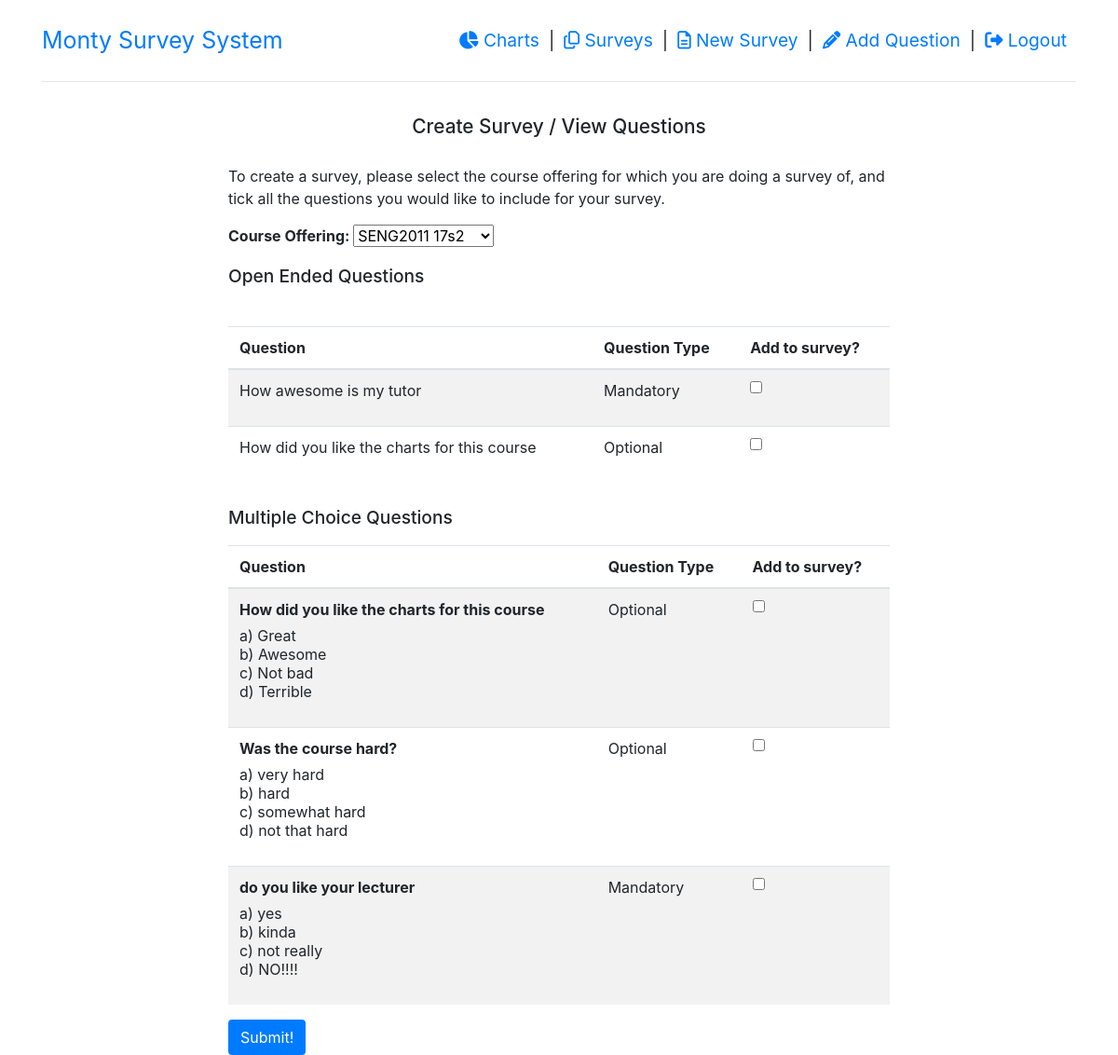
Screenshot of /view_questions (signed in) with the database file from the repository.
### question.py (models this page shows, shortened)
class Question(db.Model):
	__tablename__ = "question"
	__table_args__ = { 'extend_existing': True }
	question_id = db.Column(db.Integer, primary_key=True)
	question = db.Column(db.String(100), nullable=False)
	question_type = db.Column(db.String(20), nullable=False)
	response_type = db.Column(db.String(20), nullable=False)
	answers = db.relationship("Answer", lazy=True,
		backref=db.backref("question", lazy=True))
	discriminator = db.Column(db.String(50))
	__mapper_args__ = {
		"polymorphic_identity":"questions",
		"polymorphic_on":discriminator
	}
	def get_question_id(self):
		return self.question_id
	def get_question(self):
		return self.question
	def get_question_type(self):
		return self.question_type

class MultipleChoiceQuestion(Question):
	__tablename__ = "mc_question"
	mc_question_id = db.Column(db.Integer,
		db.ForeignKey("question.question_id"), primary_key=True)
	__mapper_args__ = { "polymorphic_identity":"mc_questions" }
	answer_1 = db.Column(db.String(100))
	answer_2 = db.Column(db.String(100))
	answer_3 = db.Column(db.String(100))
	answer_4 = db.Column(db.String(100))
	def get_answer_1(self):
		return self.answer_1
	def get_answer_2(self):
		return self.answer_2
	def get_answer_3(self):
		return self.answer_3
	def get_answer_4(self):
		return self.answer_4

### survey_system.py (the view, shortened to what this page needs)
@app.route("/view_questions", methods=["POST", "GET"])
@login_required
def view_questions():
	user = load_user(auth.user)
	if not user.is_admin():
		return render_template("no_permission.html", user=user)
	mc_question_list = get_all_mc_questions()
	open_question_list = get_all_open_questions()
	courses_list = get_all_courses()
	return render_template("view_questions.html",
		title="View Questions", user=user, mc_question_list=mc_question_list,
		open_question_list=open_question_list, courses_list=courses_list)

### auth_manager.py (called while the page is built)
	def get_user(self, user_id):
		user = User.query.filter_by(user_id=user_id).first()
		return user

	@property
	def user(self):
		return self._user

### course.py (called while the page is built)
def get_all_courses():
	all_courses = CourseOffering.query.all()
	return all_courses

	def get_course_name_and_sem(self):
		return self.course_name + " " + self.semester

### question.py (called while the page is built)
def get_all_mc_questions():
	all_mc_questions = MultipleChoiceQuestion.query.all()
	return all_mc_questions

def get_all_open_questions():
	all_open_questions = Question.query.filter_by(response_type="open_ended").all()
	return all_open_questions

### survey_system.py (called while the page is built)
@login_manager.user_loader
def load_user(user_id):
	user = auth.get_user(user_id)
	return user

### user.py (called while the page is built)
	def is_admin(self):
		return self.user_type == "admin"

	@property
	def is_authenticated(self):
		return True

### templates/view_questions.html (shortened to what this page needs)
{% extends 'base.html' %}
{% block content %}
<div class="content-wrapper col-md-8 col-sm-10">
	<h1>Create Survey / View Questions</h1>
	{% if open_question_list or mc_question_list %}
		<p>To create a survey, please select the course offering for which you are doing a survey of, and tick all the questions you would like to include for your survey.</p>
		<div style="padding-bottom: 10px">
		<b>Course Offering: </b>
			<select name="course" form="create_survey">
				{% for c in courses_list %}
					<option value="{{ c.get_course_name_and_sem() }}">{{ c.get_course_name_and_sem() }}</option>
				{% endfor %}
			</select>
		</div>
		<form name="create_survey_form" id="create_survey" method="POST">
			<h3>Open Ended Questions</h3>
			<br>
			{% if open_question_list %}
			<table class="table table-striped">
				<thead>
					<tr>
						<th>Question</th>
						<th>Question Type</th>
						<th>Add to survey?</th>
					</tr>
				</thead>
				<tbody>
					{% for q in open_question_list %}
					<tr>
						<td><label for="q">{{ q.get_question() }}</label></td>
						<td><p class="capitalize" style="text-transform: capitalize;">{{ q.get_question_type() }}</p></td>
						<td><input type="checkbox" id="question_{{ q.get_question_id() }}" name="question_{{ q.get_question_id() }}" onclick="document.create_survey_form.selected_questions.value+=' {{ q.get_question_id() }} '" value="{{ q.get_question() }}"></td>
					</tr>
					{% endfor %}
				</tbody>
			</table>
			{% else %}
			<p>You currently have no open ended questions added. Click <a href="{{ url_for('add_question') }}">here</a> to get started. </p>
			{% endif %}
			<h3>Multiple Choice Questions</h3>
			{% if mc_question_list %}
				<table class="table table-striped">
					<thead>
						<tr>
							<th>Question</th>
							<th>Question Type</th>
							<th>Add to survey?</th>
						</tr>
					</thead>
					<tbody>
						{% for q in mc_question_list %}
						<tr>
							<td>
								<label for="q"><b>{{ q.get_question() }}</b></label>
								<ul style="list-style-type: none; padding-left: 0px;">
									<li>a) {{ q.get_answer_1() }}</li>
									<li>b) {{ q.get_answer_2() }}</li>
									<li>c) {{ q.get_answer_3() }}</li>
									<li>d) {{ q.get_answer_4() }}</li>
								</ul>
							</td>
							<td>
								<p class="capitalize" style="text-transform: capitalize;">{{ q.get_question_type() }}</p>
							</td>
							<td>
								<input type="checkbox" id="question_{{ q.get_question_id() }}" name="question_{{ q.get_question_id() }}" onclick="document.create_survey_form.selected_questions.value+=' {{ q.get_question_id() }} '" value="{{ q.get_question() }}">
							</td>
						</tr>
						{% endfor %}
					</tbody>
				</table>
			{% else %}
				<p> You currently have no multiple choice questions added. Click <a href="{{ url_for('add_question') }}">here</a> to get started.</p>
			{% endif %}
			<button type="submit" value="Create Survey!" class="submit-btn btn btn-default">Submit!</button>
		</form>
	{% else %}
		<p style="text-align: center;"> You currently have no questions added. Click <a href="{{ url_for('add_question') }}">here</a> to get started.</p>
	{% endif %}
</div>
{% endblock %}

### templates/base.html (shortened to what this page needs)
<html>
	<head>
		<link rel="stylesheet" href="https://maxcdn.bootstrapcdn.com/bootstrap/4.0.0-beta/css/bootstrap.min.css">
		<link rel="stylesheet" href="static/main.css">
	</head>
	<body>
		<div class="container">
		<nav id="montynav" class="navbar">
				<a id="monty-brand" class = "navbar-brand" href = "{{ url_for('index') }}">Monty Survey System</a>
     	 		<ul class="nav nav-pills">
					{% if user.is_admin() %}
					<li class="nav-item"><a href="{{ url_for('view_charts') }}"><span class="fa fa-pie-chart"></span> Charts</a></li> |
					<li class="nav-item"><a href="{{ url_for('view_surveys') }}"><span class="fa fa-files-o"></span> Surveys</a></li> |
					<li class="nav-item"><a href="{{ url_for('view_questions') }}"><span class="fa fa-file-text-o"></span> New Survey</a></li> |
					<li class="nav-item"><a href="{{ url_for('add_question') }}"><span class="fa fa-pencil"></span> Add Question</a></li> |
					{% endif %}
					<li class="nav-item"> <a id="logout-btn" type="submit" href="{{ url_for('logout') }}"><span class="fa fa-sign-out"></span> Logout</a></li>
				</ul>
		</nav>
		<hr>
			{% block content %}{% endblock %}
		</div>
	</body>
</html>

### static/main.css (style rules this page uses)
#montynav { padding-left: 0px; padding-top: 20px; padding-bottom: 20px; padding-right: 0px; font-size: 1.2em; }
#monty-brand { font-size: 1.3em; }
#logout-btn { -webkit-appearance: none; }
hr { margin-top: 0px; }
html { font-size: 1em; }
h1 { font-size: 1.3em; padding-bottom: 20px; padding-top: 20px; text-align: center; }
h3 { font-size: 1.2em; padding-bottom: 10px; padding-top: 10px; }
nav li { margin-left: 10px; margin-right: 10px; }
body, html { height: 100%; }
.submit-btn { text-align: center; margin: auto; }
.content-wrapper { width: auto; margin: auto; }
.btn-default { color: white; background-color: #007bff; }

### rows the page displays
Question: get_question "How awesome is my tutor", get_question_type "Mandatory"
Question: get_question "How did you like the charts for this course", get_question_type "Optional"
MultipleChoiceQuestion: get_question "How did you like the charts for this course", get_answer_1 "Great", get_answer_2 "Awesome", get_answer_3 "Not bad", get_answer_4 "Terrible", get_question_type "Optional"
MultipleChoiceQuestion: get_question "Was the course hard?", get_answer_1 "very hard", get_answer_2 "hard", get_answer_3 "somewhat hard", get_answer_4 "not that hard", get_question_type "Optional"
MultipleChoiceQuestion: get_question "do you like your lecturer", get_answer_1 "yes", get_answer_2 "kinda", get_answer_3 "not really", get_answer_4 "NO!!!!", get_question_type "Mandatory"

### other values shown
form field course "SENG2011 17s2"
